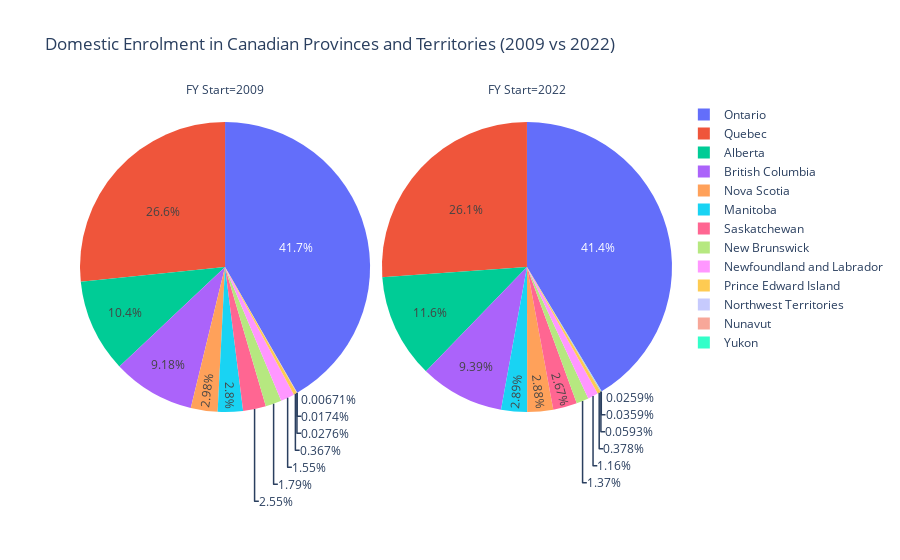

Notebook code for this chart:
### Markdown cell above
The domestic enrolment has been essentially flat in the last fourteen years. On an individual province level, we can see gentle declines in the Maritime provinces, slight growth in the Prairies and the largest provinces such as ON and BC effectively the same.

What is the share of domestic students among provinces?

### Code cell
# create a pie chart of provinces_df 2009 anbd 2022 Enrolment data
provinces_df_09_22 = provinces_df[provinces_df['FY Start'].isin([2009, 2022])]  # Filter for 2009 and 2022 data

# pie chart
fig = px.pie(
    provinces_df_09_22,
    names='Province/Territory',
    values='Enrolment',
    facet_col='FY Start', # splits by FY Start
    title='Domestic Enrolment in Canadian Provinces and Territories (2009 vs 2022)',
)

# fig.update_traces(textinfo='label+percent')  # Show province labels and percentages

# Display the plot
fig.show()

### Figure 1 — Plotly figure (JSON) as saved in the notebook; plotly's stock layout.template omitted (floating-point values rounded to 4 significant figures)
{"data": [{"domain": {"x": [0, 0.49], "y": [0, 1]}, "hovertemplate": "FY Start=2009<br>Province/Territory=%{label}<br>Enrolment=%{value}<extra></extra>", "labels": ["Newfoundland and Labrador", "Prince Edward Island", "Nova Scotia", "New Brunswick", "Quebec", "Ontario", "Manitoba", "Saskatchewan", "Alberta", "British Columbia", "Yukon", "Northwest Territories", "Nunavut"], "legendgroup": "", "name": "", "showlegend": true, "type": "pie", "values": [20031, 4755, 38670, 23190, 345096, 540399, 36318, 33045, 134565, 119001, 87, 357, 225]}, {"domain": {"x": [0.51, 1], "y": [0, 1]}, "hovertemplate": "FY Start=2022<br>Province/Territory=%{label}<br>Enrolment=%{value}<extra></extra>", "labels": ["Newfoundland and Labrador", "Prince Edward Island", "Nova Scotia", "New Brunswick", "Quebec", "Ontario", "Manitoba", "Saskatchewan", "Alberta", "British Columbia", "Yukon", "Northwest Territories", "Nunavut"], "legendgroup": "", "name": "", "showlegend": true, "type": "pie", "values": [15288, 4992, 38049, 18150, 344982, 546672, 38181, 35247, 153537, 123987, 474, 342, 783]}], "layout": {"annotations": [{"font": {}, "showarrow": false, "text": "FY Start=2009", "x": 0.245, "xanchor": "center", "xref": "paper", "y": 1, "yanchor": "bottom", "yref": "paper"}, {"font": {}, "showarrow": false, "text": "FY Start=2022", "x": 0.755, "xanchor": "center", "xref": "paper", "y": 1, "yanchor": "bottom", "yref": "paper"}], "legend": {"tracegroupgap": 0}, "title": {"text": "Domestic Enrolment in Canadian Provinces and Territories (2009 vs 2022)"}}}
